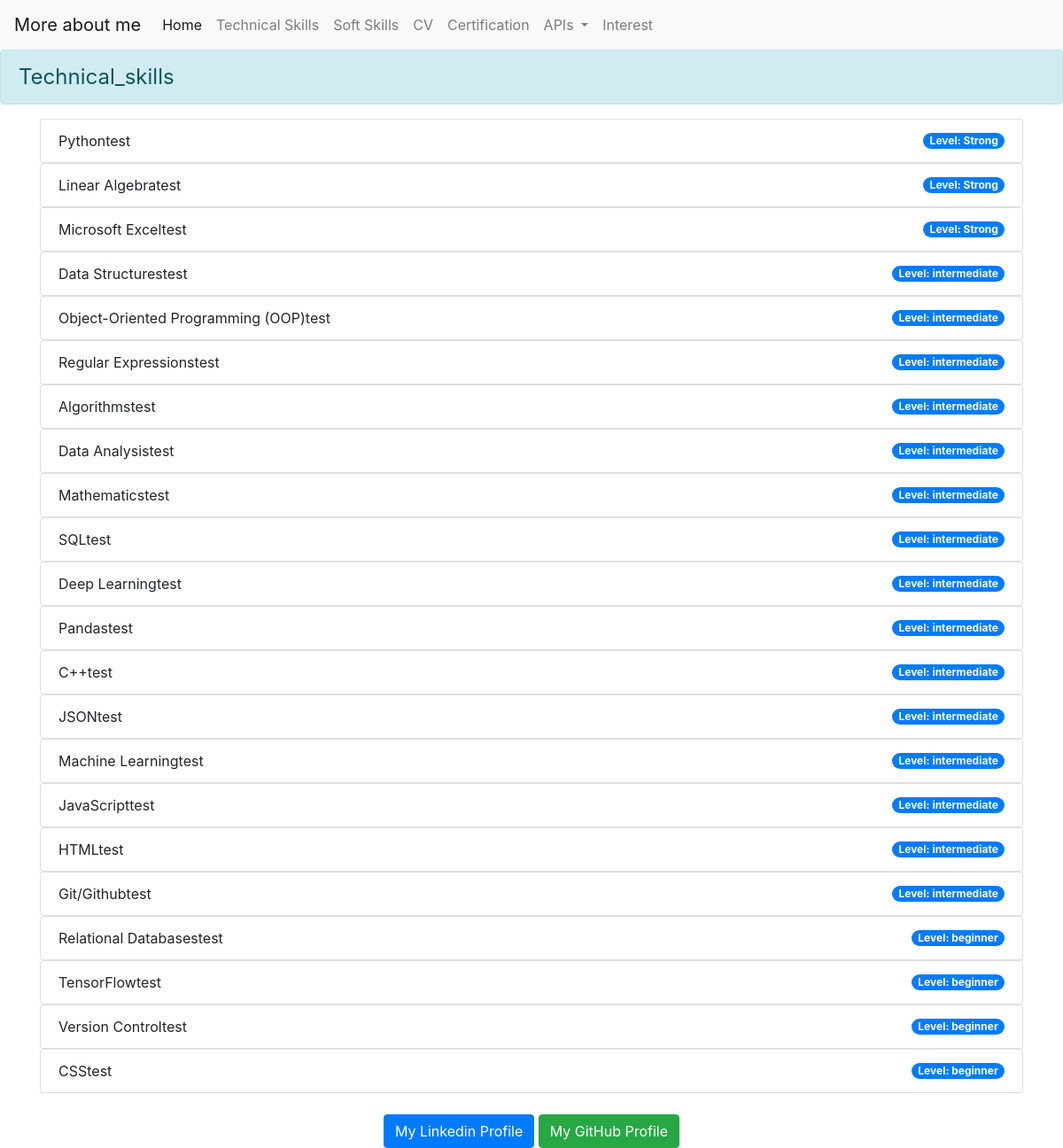
Page /technical_skills/ on the committed database.
### technical_skills/models.py (models this page shows, shortened)
class Technical_skills(models.Model):
    title = models.CharField(max_length=100)
    level = models.IntegerField(validators=[MaxValueValidator(2), MinValueValidator(0)])
    def show(self):
        if (self.level==2):
            return "Strong"
        elif(self.level==1):
            return "intermediate"
        else:
            return "beginner"

### technical_skills/views.py (the view)
# urls.py: path('technical_skills/',include('technical_skills.urls')),
def technical_skills(request):
    skills= Technical_skills.objects.all().order_by('level').reverse()
    return render( request,'technical_skills/technical_skills.html',{"tech_skills":skills})

### technical_skills/templates/technical_skills/technical_skills.html
{% extends 'base_layer.html' %}
{% block content %}
<body>
    <div class="alert alert-info" role="alert" style="font-size:x-large;">
        Technical_skills
    </div>
    <div class="container marketing">
    <div class="tech_skills">
        <ul class="list-group">
        {% for skills in tech_skills %}
            <div class="skills">
                <li class="list-group-item d-flex justify-content-between align-items-center"></lili>
                {{skills.title}}test
                <span class="badge badge-primary badge-pill">Level: {{skills.show}}</span>
                </li>
            </div>
        {% endfor %}
        </ul>
    </div>
    </div>
</body>
{% endblock %}

### rows in the picture
Technical_skills: title "Python", show "Strong"
Technical_skills: title "Linear Algebra", show "Strong"
Technical_skills: title "Microsoft Excel", show "Strong"
Technical_skills: title "Data Structures", show "intermediate"
Technical_skills: title "Object-Oriented Programming (OOP)", show "intermediate"
Technical_skills: title "Regular Expressions", show "intermediate"
Technical_skills: title "Algorithms", show "intermediate"
Technical_skills: title "Data Analysis", show "intermediate"
Technical_skills: title "Mathematics", show "intermediate"
Technical_skills: title "SQL", show "intermediate"
Technical_skills: title "Deep Learning", show "intermediate"
Technical_skills: title "Pandas", show "intermediate"
Technical_skills: title "C++", show "intermediate"
Technical_skills: title "JSON", show "intermediate"
Technical_skills: title "Machine Learning", show "intermediate"
Technical_skills: title "JavaScript", show "intermediate"
Technical_skills: title "HTML", show "intermediate"
Technical_skills: title "Git/Github", show "intermediate"
Technical_skills: title "Relational Databases", show "beginner"
Technical_skills: title "TensorFlow", show "beginner"
Technical_skills: title "Version Control", show "beginner"
Technical_skills: title "CSS", show "beginner"
